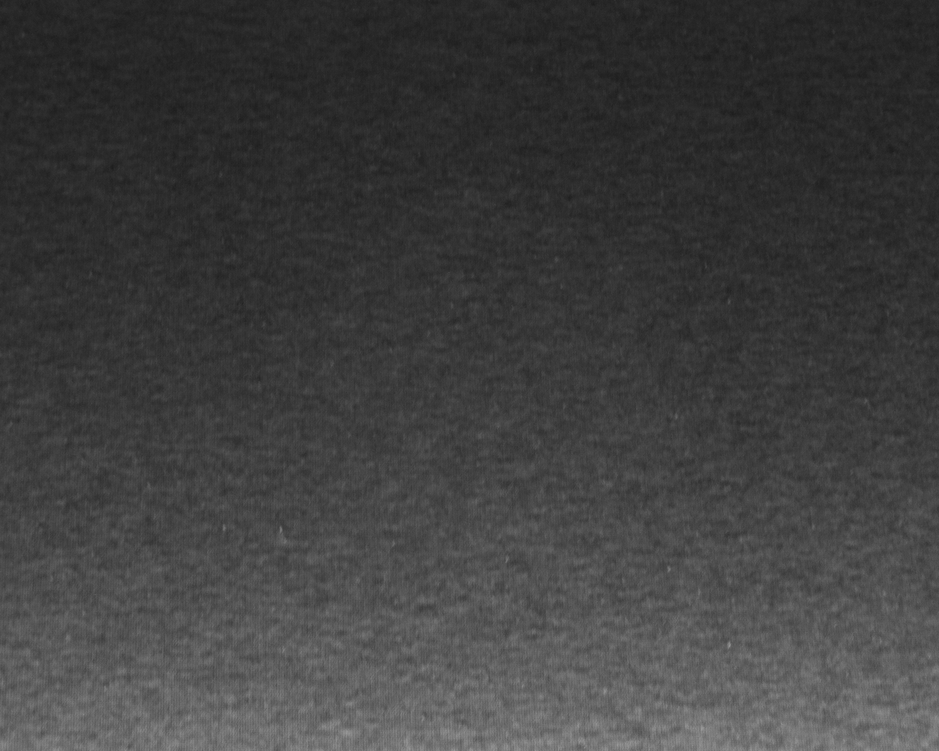
#> input picture new_gen/correlation/andar1.png, 939 x 751 px, shrunk from 1280 x 1024 before the run
$ python correlation.py   (Python 2 division)   (older library calls are emulated)
#> lines starting #> are read from the running program, lines starting #| are printed output that depends on the picture
from time import sleep
import numpy as np
from scipy import signal
import matplotlib.pyplot as plt
import matplotlib.image as mpimg
from PIL import Image
import cv2
from skimage.measure import compare_ssim as ssim


def mse(imageA, imageB):
    err = np.sum((imageA.astype("float") - imageB.astype("float")) ** 2)
    err /= float(imageA.shape[0] * imageA.shape[1])

    # return the MSE, the lower the error, the more "similar" the two images are
    return err

def compare_images(imageA, imageB, title="compare"):
    # compute the mean squared error and structural similarity index for the images
    m = mse(imageA, imageB)
    s = ssim(imageA, imageB)

    # setup the figure
    fig = plt.figure(title)
    plt.suptitle("MSE: %.2f, SSIM: %.2f" % (m, s))

    # show first image
    ax = fig.add_subplot(1, 2, 1)
    plt.imshow(imageA, cmap=plt.cm.gray)
    plt.axis("off")

    # show the second image
    ax = fig.add_subplot(1, 2, 2)
    plt.imshow(imageB, cmap=plt.cm.gray)
    plt.axis("off")

    # show the images
    plt.show()

if __name__ == "__main__":
    paths = ["andar1.png", "andar2.png", "parado1.png", "parado2.png"]
    ant = "andar1.png"
    for path in paths:
        im1 = cv2.imread(ant)
#> im1 is the input picture: shape (751, 939, 3); min 27, max 155, mean 63.2
        gray1 = cv2.cvtColor(im1, cv2.COLOR_BGR2GRAY)
        im2 = cv2.imread(path)
        gray2 = cv2.cvtColor(im2, cv2.COLOR_BGR2GRAY)
        # [4 lines of commented-out code are left out]
        compare_images(gray1, gray2)
#> in mse, `err = np.sum((imageA.astype("float") - imageB.astype("float")) ** 2)`: err = 0
#> in compare_images, `s = ssim(imageA, imageB)`: s = 1
#> in compare_images, `plt.show()`:
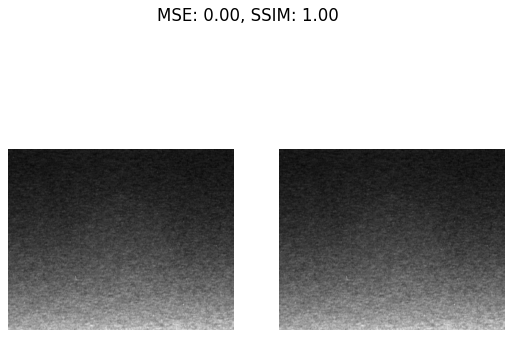
#> figure drawn by matplotlib, 2 panels
        print "Correlating " + ant + " with " + path
        # [5 lines of commented-out code are left out]

        ant = path
#> pass 2 of the loop `for path in paths:`:
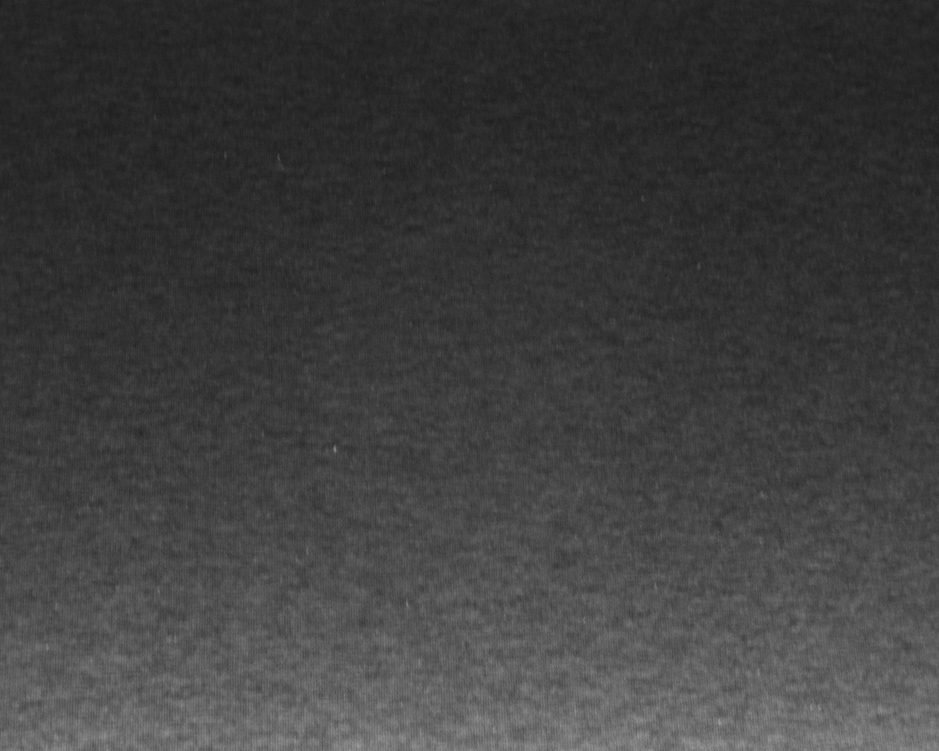
#> input picture new_gen/correlation/andar2.png, 939 x 751 px, shrunk from 1280 x 1024 before the run
#> im2 is the input picture: shape (751, 939, 3); min 28, max 159, mean 62.8
#> m = 53.85
#> s = 0.685
#> in compare_images (call 2), `plt.show()`:
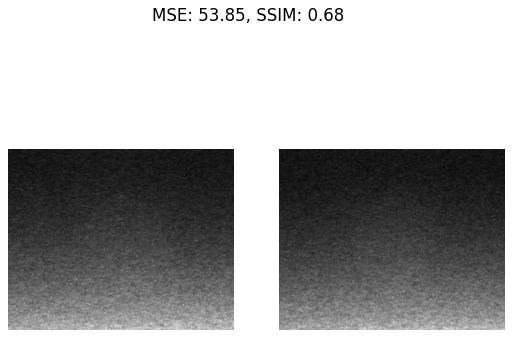
#> figure drawn by matplotlib, 2 panels
#> pass 3 of the loop `for path in paths:`:
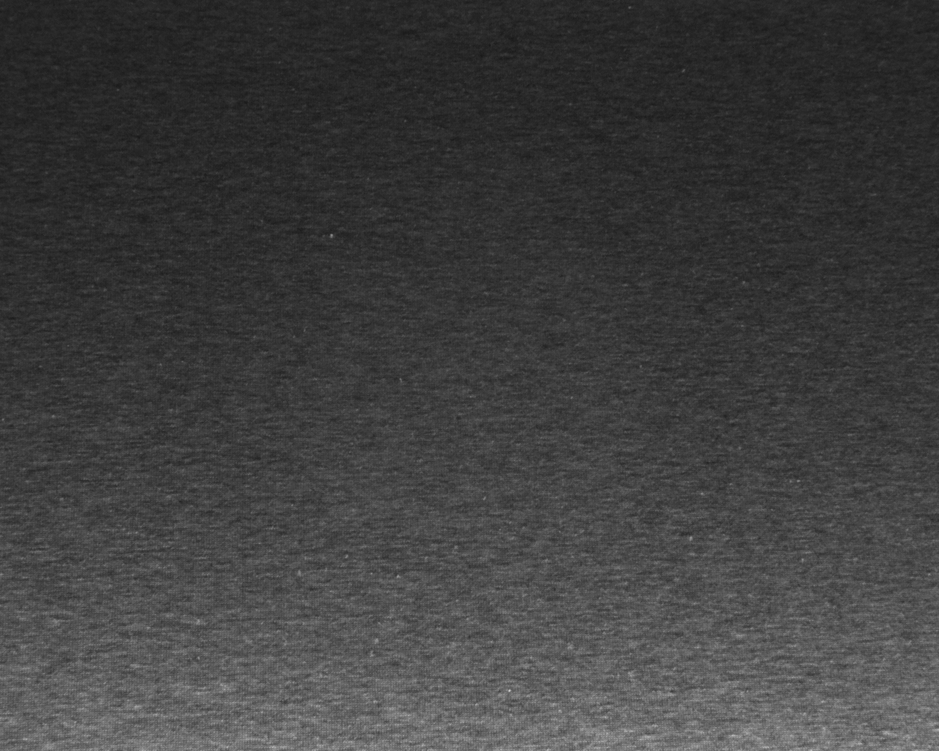
#> input picture new_gen/correlation/parado1.png, 939 x 751 px, shrunk from 1280 x 1024 before the run
#> im2 is the input picture: shape (751, 939, 3); min 25, max 210, mean 63.1
#> m = 89.05
#> s = 0.549
#> in compare_images (call 3), `plt.show()`:
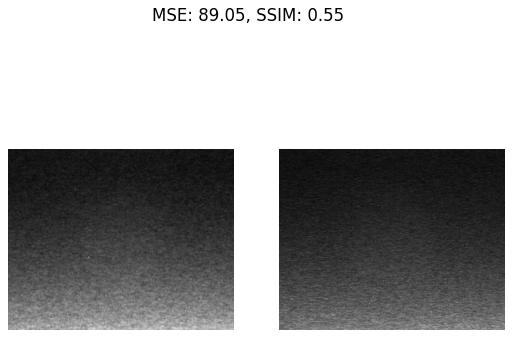
#> figure drawn by matplotlib, 2 panels
#> the loop made 4 passes; the first 3 are shown
